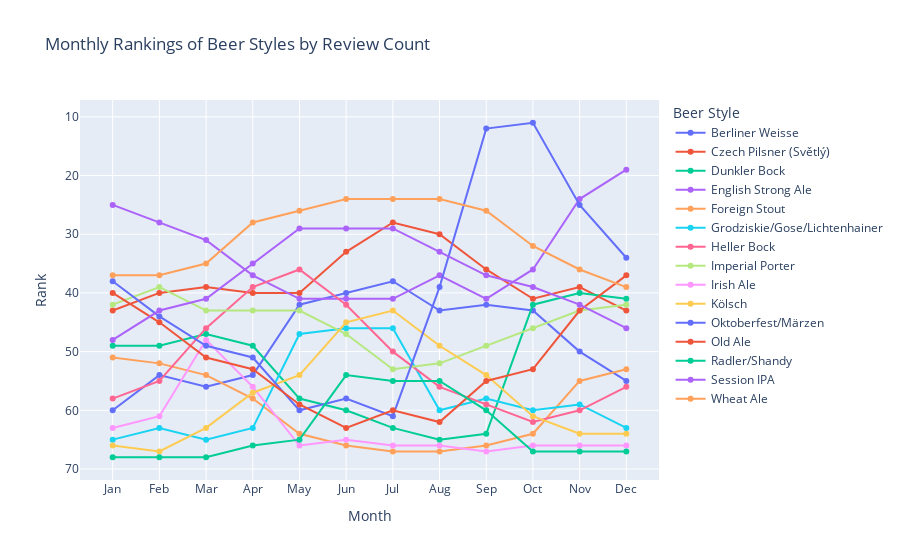

Notebook code cell kept with this figure:
### Markdown cell above
Before we analyse the rating, let's first check which beer is a "summery" beer and which beers are "wintery", by comparing the amount of each reviewed by month. The graph below filters out beer styles which do not show a difference of at least 14 ranks throughout the entire year, in order to not crowd the graph with straight and uninteresting lines. The value of 14 was chosen as it offers a nice balance between not hiding important data and now not crowding the graph. The function also removes beer styles which have less than 500 reviews for at least one month, in order to not flood the analysis with beers which have few reviews, where the change in review count might not be significant.

### Code cell
plot_beer_style_ranking_by_amount(df_rb_ratings, 500, 14)

### Figure 1 — Plotly figure (JSON) as saved in the notebook; plotly's stock layout.template omitted (floating-point values rounded to 4 significant figures)
{"data": [{"hovertemplate": "Berliner Weisse", "mode": "lines+markers", "name": "Berliner Weisse", "type": "scatter", "x": [1, 2, 3, 4, 5, 6, 7, 8, 9, 10, 11, 12], "y": [60, 54, 56, 54, 42, 40, 38, 43, 42, 43, 50, 55]}, {"hovertemplate": "Czech Pilsner (Světlý)", "mode": "lines+markers", "name": "Czech Pilsner (Světlý)", "type": "scatter", "x": [1, 2, 3, 4, 5, 6, 7, 8, 9, 10, 11, 12], "y": [43, 40, 39, 40, 40, 33, 28, 30, 36, 41, 39, 43]}, {"hovertemplate": "Dunkler Bock", "mode": "lines+markers", "name": "Dunkler Bock", "type": "scatter", "x": [1, 2, 3, 4, 5, 6, 7, 8, 9, 10, 11, 12], "y": [49, 49, 47, 49, 58, 60, 63, 65, 64, 42, 40, 41]}, {"hovertemplate": "English Strong Ale", "mode": "lines+markers", "name": "English Strong Ale", "type": "scatter", "x": [1, 2, 3, 4, 5, 6, 7, 8, 9, 10, 11, 12], "y": [25, 28, 31, 37, 41, 41, 41, 37, 41, 36, 24, 19]}, {"hovertemplate": "Foreign Stout", "mode": "lines+markers", "name": "Foreign Stout", "type": "scatter", "x": [1, 2, 3, 4, 5, 6, 7, 8, 9, 10, 11, 12], "y": [51, 52, 54, 58, 64, 66, 67, 67, 66, 64, 55, 53]}, {"hovertemplate": "Grodziskie/Gose/Lichtenhainer", "mode": "lines+markers", "name": "Grodziskie/Gose/Lichtenhainer", "type": "scatter", "x": [1, 2, 3, 4, 5, 6, 7, 8, 9, 10, 11, 12], "y": [65, 63, 65, 63, 47, 46, 46, 60, 58, 60, 59, 63]}, {"hovertemplate": "Heller Bock", "mode": "lines+markers", "name": "Heller Bock", "type": "scatter", "x": [1, 2, 3, 4, 5, 6, 7, 8, 9, 10, 11, 12], "y": [58, 55, 46, 39, 36, 42, 50, 56, 59, 62, 60, 56]}, {"hovertemplate": "Imperial Porter", "mode": "lines+markers", "name": "Imperial Porter", "type": "scatter", "x": [1, 2, 3, 4, 5, 6, 7, 8, 9, 10, 11, 12], "y": [42, 39, 43, 43, 43, 47, 53, 52, 49, 46, 43, 42]}, {"hovertemplate": "Irish Ale", "mode": "lines+markers", "name": "Irish Ale", "type": "scatter", "x": [1, 2, 3, 4, 5, 6, 7, 8, 9, 10, 11, 12], "y": [63, 61, 48, 56, 66, 65, 66, 66, 67, 66, 66, 66]}, {"hovertemplate": "Kölsch", "mode": "lines+markers", "name": "Kölsch", "type": "scatter", "x": [1, 2, 3, 4, 5, 6, 7, 8, 9, 10, 11, 12], "y": [66, 67, 63, 57, 54, 45, 43, 49, 54, 61, 64, 64]}, {"hovertemplate": "Oktoberfest/Märzen", "mode": "lines+markers", "name": "Oktoberfest/Märzen", "type": "scatter", "x": [1, 2, 3, 4, 5, 6, 7, 8, 9, 10, 11, 12], "y": [38, 44, 49, 51, 60, 58, 61, 39, 12, 11, 25, 34]}, {"hovertemplate": "Old Ale", "mode": "lines+markers", "name": "Old Ale", "type": "scatter", "x": [1, 2, 3, 4, 5, 6, 7, 8, 9, 10, 11, 12], "y": [40, 45, 51, 53, 59, 63, 60, 62, 55, 53, 43, 37]}, {"hovertemplate": "Radler/Shandy", "mode": "lines+markers", "name": "Radler/Shandy", "type": "scatter", "x": [1, 2, 3, 4, 5, 6, 7, 8, 9, 10, 11, 12], "y": [68, 68, 68, 66, 65, 54, 55, 55, 60, 67, 67, 67]}, {"hovertemplate": "Session IPA", "mode": "lines+markers", "name": "Session IPA", "type": "scatter", "x": [1, 2, 3, 4, 5, 6, 7, 8, 9, 10, 11, 12], "y": [48, 43, 41, 35, 29, 29, 29, 33, 37, 39, 42, 46]}, {"hovertemplate": "Wheat Ale", "mode": "lines+markers", "name": "Wheat Ale", "type": "scatter", "x": [1, 2, 3, 4, 5, 6, 7, 8, 9, 10, 11, 12], "y": [37, 37, 35, 28, 26, 24, 24, 24, 26, 32, 36, 39]}], "layout": {"hovermode": "closest", "legend": {"title": {"text": "Beer Style"}}, "title": {"text": "Monthly Rankings of Beer Styles by Review Count"}, "xaxis": {"ticktext": ["Jan", "Feb", "Mar", "Apr", "May", "Jun", "Jul", "Aug", "Sep", "Oct", "Nov", "Dec"], "tickvals": [1, 2, 3, 4, 5, 6, 7, 8, 9, 10, 11, 12], "title": {"text": "Month"}}, "yaxis": {"autorange": "reversed", "title": {"text": "Rank"}}}}
